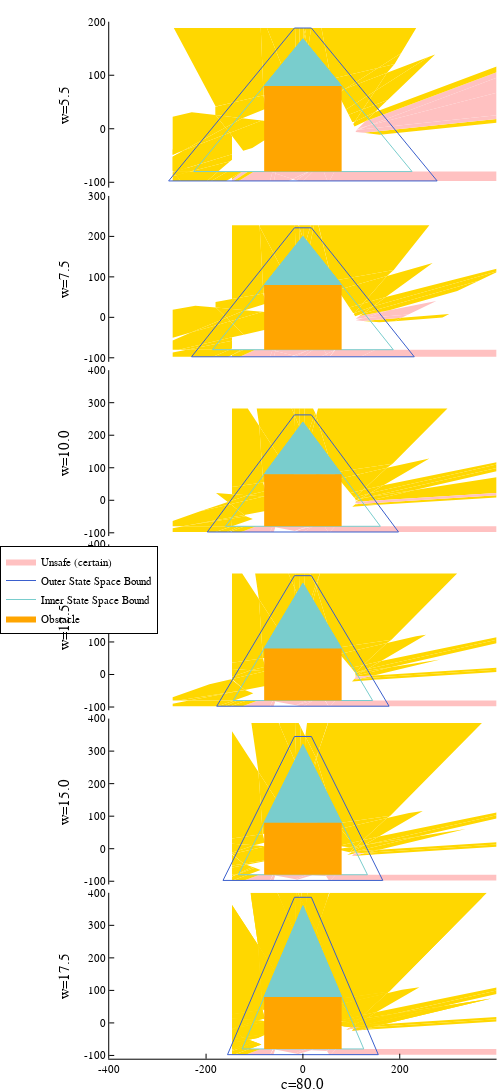

This figure's notebook cell:
### Code cell
plots = []
legend_labels=false
unsafe_legend=false
in_legend = collect(false for star in zeppelin_small2_stars)
#print(length(in_legend))
c_vals = [5.5,7.5,10.0,12.5,15.0,17.5]
for (i,(w,x2_lim)) in enumerate(zip(c_vals,[(-110,200),(-110,300),(-110,400),(-110,400),(-110,400),(-110,400)]))
    inner_first = true
    for (c,x1_lim) in zip([80.0],[(-400,400)])
        global min_x1, max_x1 = x1_lim
        global min_x2, max_x2 = x2_lim
        push!(plots,plot_all_zeppelin(zeppelin_small2_stars,c,w))
        if inner_first
            inner_first=false
            yaxis!("w=$w",showaxis=true)
        end
        if i==length(c_vals)
            xaxis!("c=$c",showaxis=true)
        end
    end
end
print(in_legend)
#,  legend = :outerright
fig = plot(plots...,grid=false,layout=(6,1),size = (500, 2400),link=:both,left_margin = [0Plots.mm 0Plots.mm],legend_position=:outerleft)
